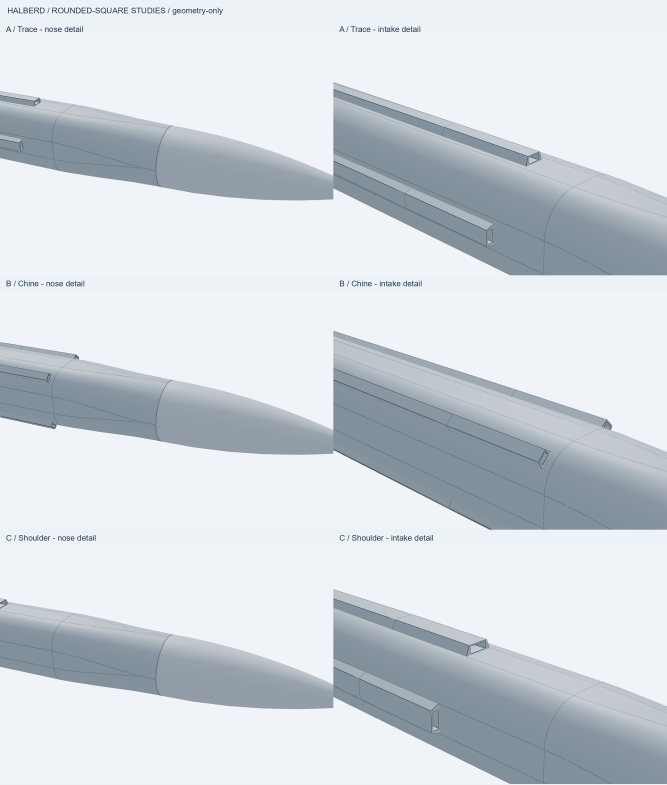
#> input picture cad/halberd_rounded_square/reviews/ABC_Details.png, 2000 x 2353 px, given in place of Kris_detail_oblique.png, which was not available (shown at 1/3 size)
$ python render_r13.py
#> lines starting #> are read from the running program, lines starting #| are printed output that depends on the picture; pictures that were not available may be replaced by others from this repository, and a replacement may not be noted
"""First detail prototype with selected Kris reference comparison."""
import json
import subprocess
import sys
from pathlib import Path
from PIL import Image, ImageDraw, ImageFont

ROOT=Path(__file__).resolve().parents[1]


if __name__=="__main__":
    views={
        "detail_oblique":("halberd_r13_focus",[.3,-.45,1],1600,1100),
        "detail_top":("halberd_r13_focus",[0,0,1],1600,1100),
        "detail_grazing":("halberd_r13_focus",[1,0,.3],1600,1100),
        "whole":("halberd_r13",[.3,1,.8],2200,850),
        "separated":("halberd_r13_separated",[.3,1,.8],2200,850),
    }
    jobs=[]
    for name,(stem,direction,w,h) in views.items():
        camera={"projection":"orthographic","direction":direction}
        if direction==[0,0,1]:
            camera["up"]=[0,1,0]
        jobs.append(dict(input=str(ROOT/"STEP"/(stem+".step")),mode="view",
                         display={"mode":"shaded_edges"},output={"padding":.08,"viewLabels":False},
                         outputs=[dict(path=str(ROOT/"reviews"/f"R13_{name}.png"),camera=camera,width=w,height=h)]))
    job=ROOT/"reviews"/"r13_snapshot.json"
    job.write_text(json.dumps(jobs,indent=2)+"\n")
    subprocess.run([sys.executable,"-m","cadgen.cli","step","snapshot","--job",str(job)],check=True)
#> (this line was passed over: subprocess is not available in this run)
    board=Image.new("RGB",(2400,980),"#edf2f7")
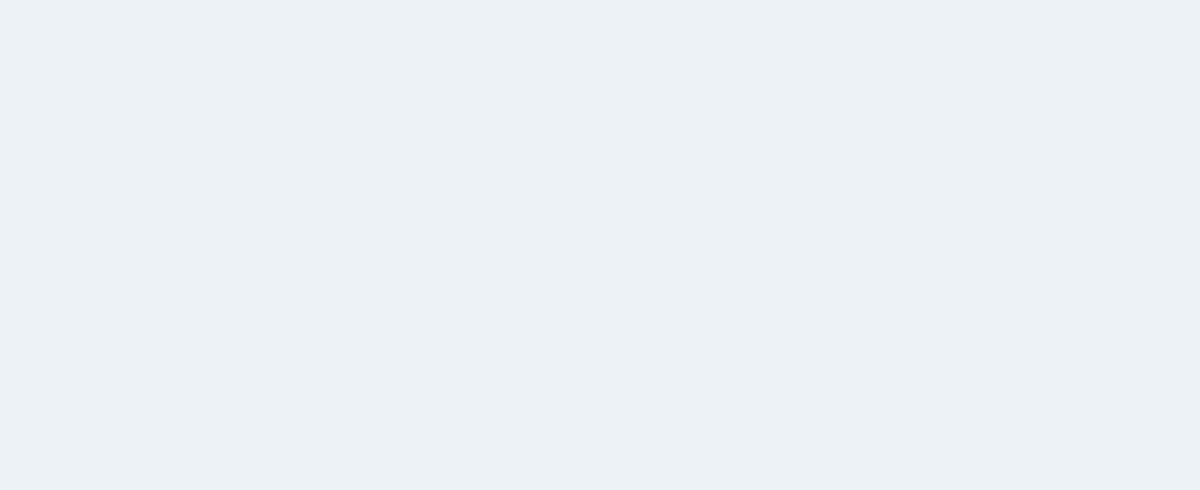
#> board: PIL image 2400x980 RGB (shown at 1/2 size); mean R, G, B 237, 242, 247
    draw=ImageDraw.Draw(board)
    font=ImageFont.truetype("C:/Windows/Fonts/arial.ttf",30)
    for i,(file,title) in enumerate((("Kris_detail_oblique.png","KRIS HYBRID / SELECTED DETAIL REFERENCE"),
                                     ("R13_detail_oblique.png","HALBERD / FIRST RECESSED COVER PROTOTYPE"))):
        draw.text((i*1200+20,20),title,font=font,fill="#24394a")
        image=Image.open(ROOT/"reviews"/file).convert("RGB")
#> image is the input picture: PIL image 2000x2353 RGB; mean R, G, B 208.4, 215.1, 221.8
        image.thumbnail((1200,900))
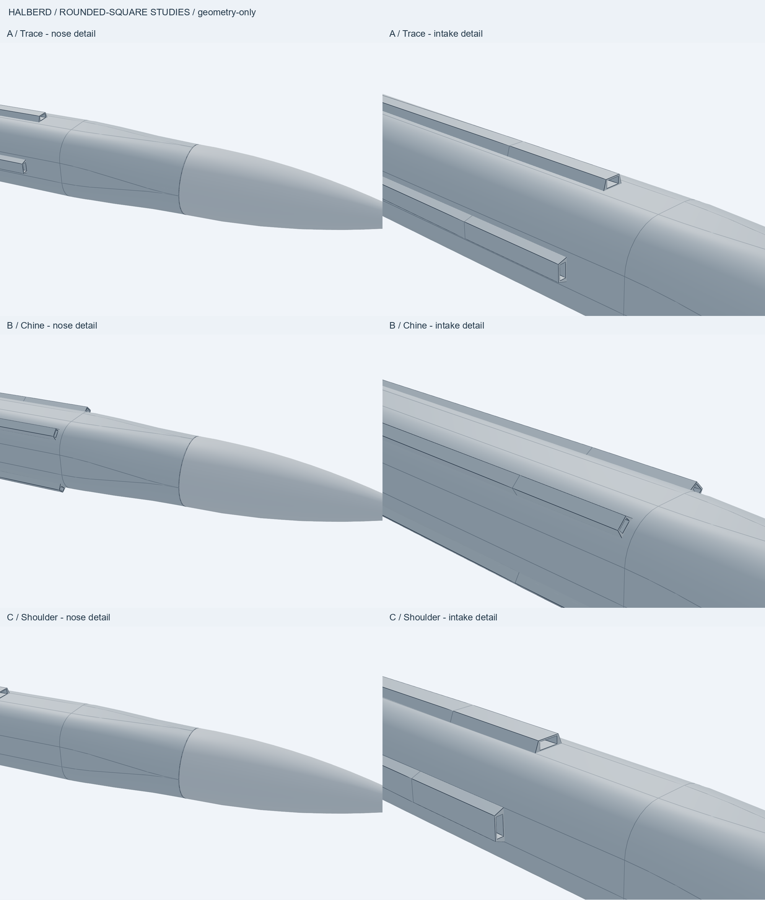
#> image: PIL image 765x900 RGB; mean R, G, B 208.4, 215.1, 221.8
        board.paste(image,(i*1200+(1200-image.width)//2,70))
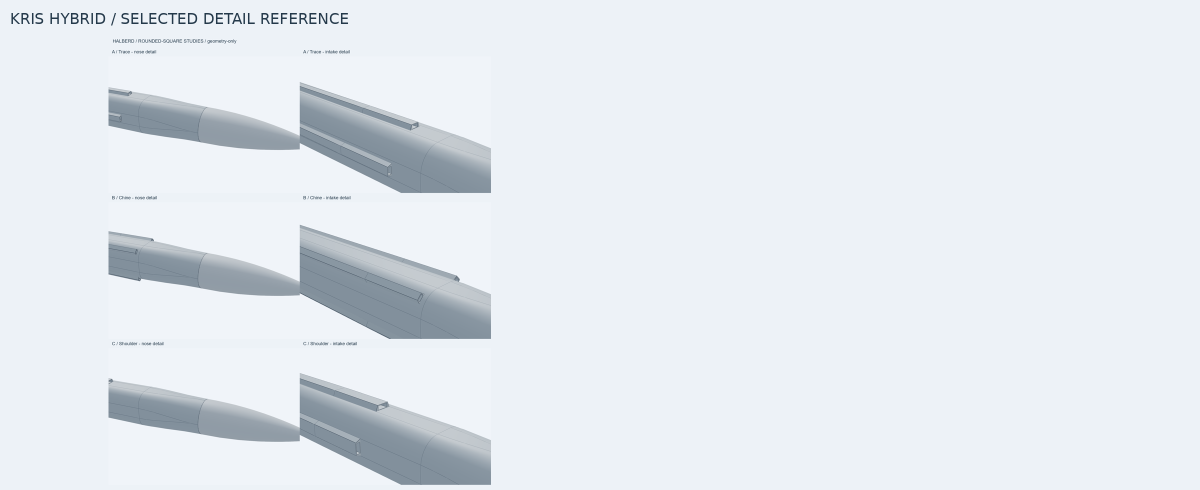
#> board: PIL image 2400x980 RGB (shown at 1/2 size); mean R, G, B 228.2, 233.8, 239.3
#> pass 2 of the loop `for i,(file,title) in enumerate((("Kris_detail_oblique.png","KRIS HYBR..`:
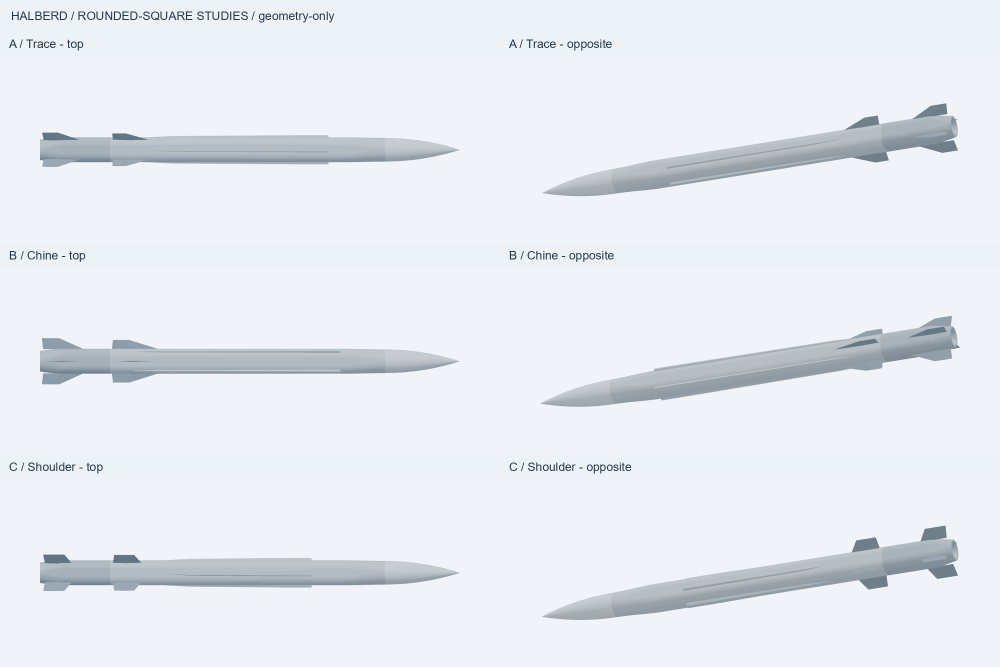
#> input picture cad/halberd_rounded_square/reviews/ABC_Opposed.png, 2000 x 1333 px, given in place of R13_detail_oblique.png, which was not available (shown at 1/2 size)
#> image is the input picture: PIL image 2000x1333 RGB; mean R, G, B 231.1, 235.9, 241.2
#> `image.thumbnail((1200,900))`:
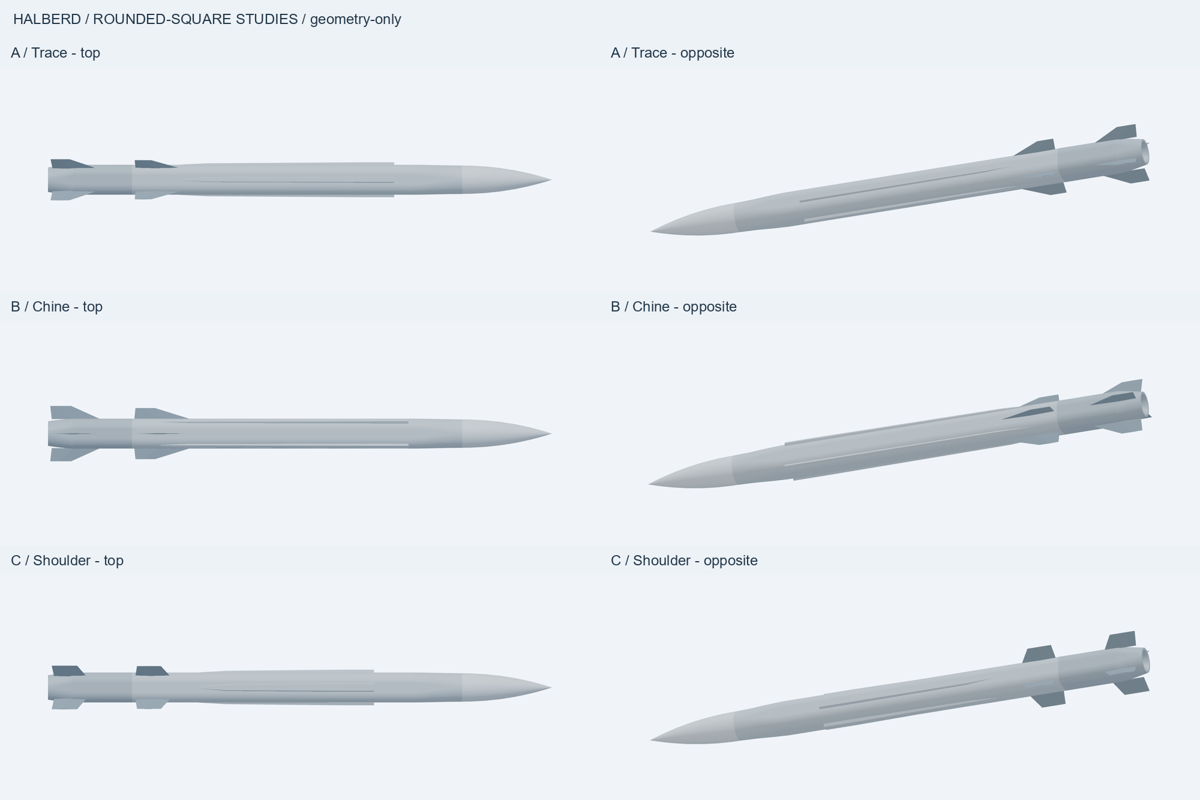
#> image: PIL image 1200x800 RGB; mean R, G, B 231.1, 235.9, 241.2
#> `board.paste(image,(i*1200+(1200-image.width)//2,70))`:
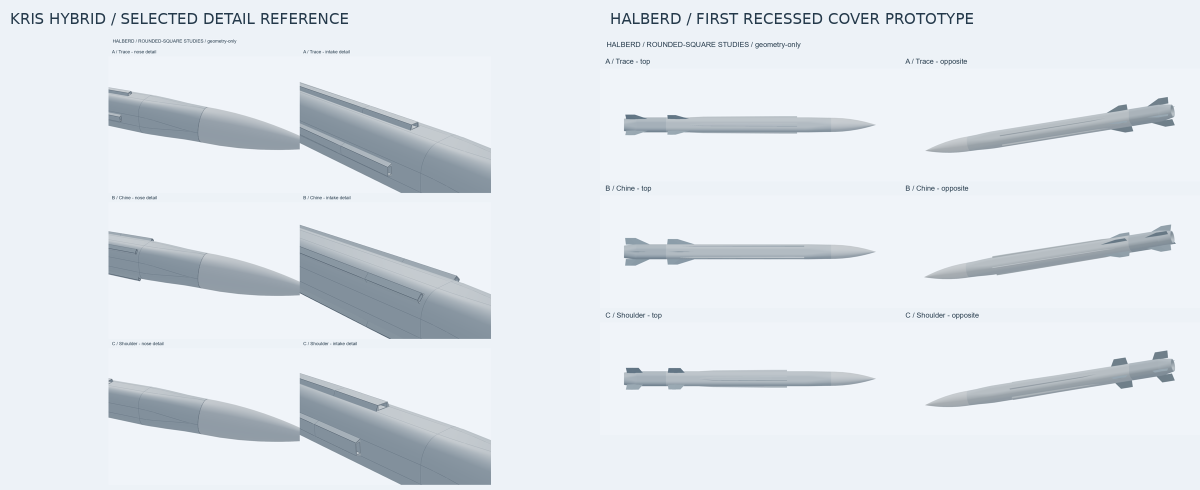
#> board: PIL image 2400x980 RGB (shown at 1/2 size); mean R, G, B 225.4, 230.9, 236.5
    board.save(ROOT/"reviews"/"R13_Kris_Detail_Comparison.png")
